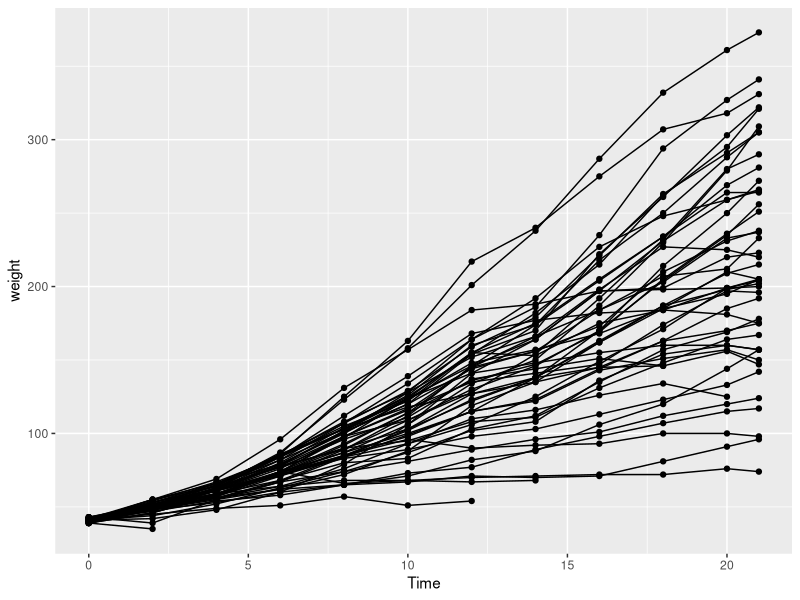
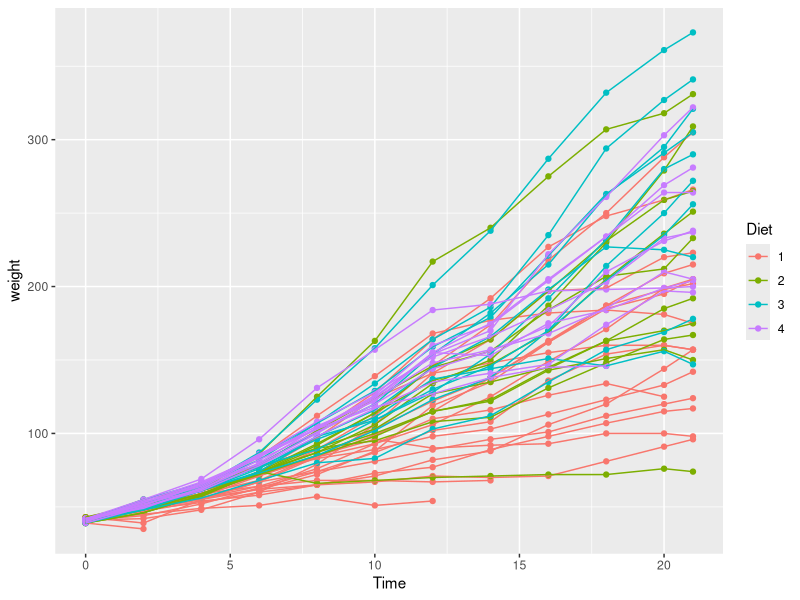
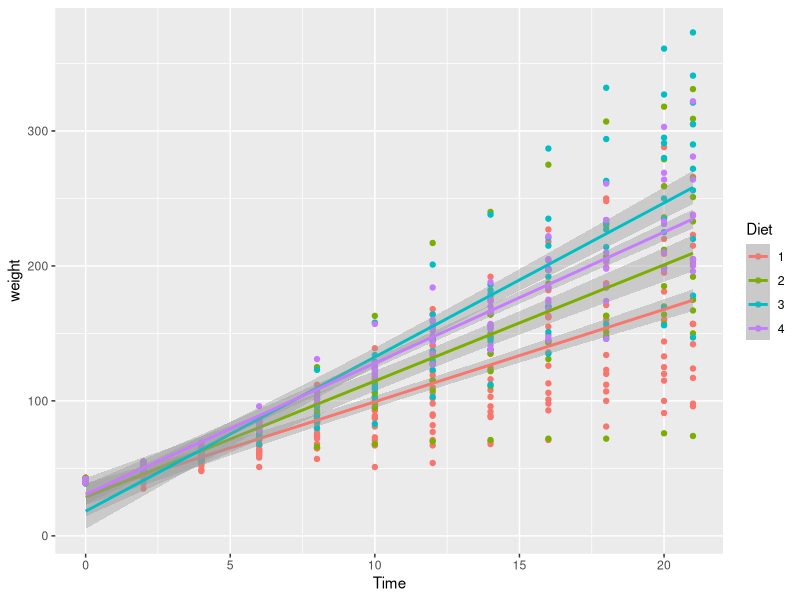
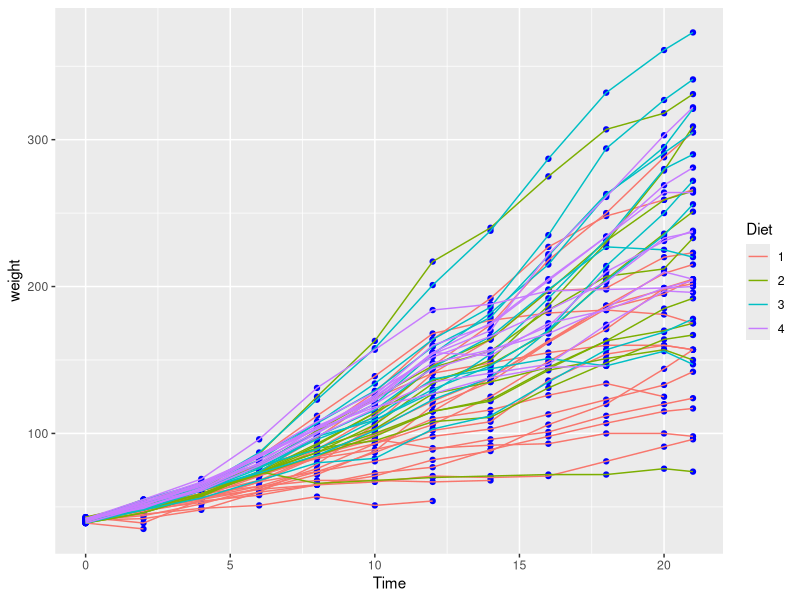
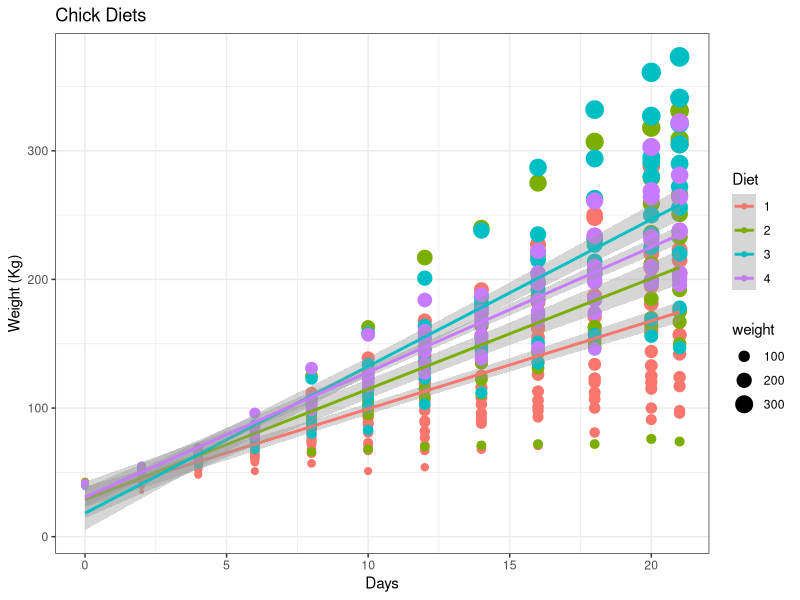

Here is the R script that generated these plots, in order: (Note: this script raises an error after producing the figures.)
# Day2_Plotting in R using ggplot2
# Michael Brown
# 30 January 2019

#loading Libraries

library(tidyverse)
library(ggplot2)

chicks <- datasets::ChickWeight
??ChickWeight

ggplot(data = chicks, aes(x = Time, y = weight)) +
  geom_point() +
  geom_line(aes(group = Chick))

ggplot(chicks, aes( x = Time, y = weight, colour = Diet)) +
  geom_point() +
  geom_line(aes(group = Chick))

ggplot(chicks, aes(x = Time, y = weight, colour = Diet)) +
  geom_point() +
  geom_smooth(method = "lm")

ggplot(chicks, aes(x = Time, y = weight, colour = Diet)) +
  geom_point(colour = "blue") + 
  geom_line(aes(group = Chick))

ggplot(chicks, aes(x = Time, y = weight, colour = Diet)) +
  geom_point(aes(size = weight)) +
  geom_smooth(method = "lm") +
  labs(x = "Days", y = "Weight (Kg)") +
  ggtitle("Chick Diets") +
  theme_bw()

# Comparing blade length and total length
ggplot(lam, aes(x = total_length, y = blade_length, colour = site)) +
  geom_point() +
  geom_line(aes(group = Ind))

# Thought this would look better with a line of best fit.
ggplot(lam, aes(x = total_length, y = blade_length, colour = site)) +
  geom_point() +
  geom_smooth(method = "lm")

# Facetting in ggplot
library(ggpubr)

ggplot(chicks, aes(x = Time, y = weight, colour = Diet)) +
  geom_point() +
  geom_smooth(method = "lm") +
  facet_wrap(~Diet, ncol = 1, nrow = 4)

chicks_2 <- chicks %>% 
  filter(Time == 21)

plot_1 <- ggplot(chicks, aes(x = Time, y = weight, colour = Diet)) +
  geom_point() +
  geom_line(aes(group = Chick)) +
labs(x = "days", y = "Weight (kg)") +
ggtitle("Chick Weights")
plot_1

plot_2 <- ggplot(chicks, aes(x = Time, y = weight, colour = Diet)) +
  geom_point() +
  geom_smooth(method = "lm") +
  labs(x = "days", y = "Weight (kg)") +
  ggtitle("Chick Weights 2")
plot_2

plot_3 <- ggplot(chicks_2, aes(x = weight)) +
  geom_histogram(aes(fill = Diet), position = "dodge", binwidth = 100) +
  labs(x = "Final_Mass (g)", y = "Count")
plot_3

plot_4 <- ggplot(chicks_2, aes(x = Diet, y = weight)) +
  geom_boxplot(aes(fill = Diet)) +
  labs(x = "Diet", y = "Final Mass (g)")
plot_4

plot_combined <- ggarrange(plot_1, plot_2, plot_3, plot_4)

## 3rd Library
library(boot)

urine <- boot::urine

??urine

urine %>% 
  select(-cond) #removes the conductivity column 

ggplot(data = urine, aes(x = osmo, y = ph)) +
  geom_point(aes(colour = cond))

ggplot(data = urine, aes(x = osmo, y = ph)) +
  geom_point(aes(colour = as.factor(r)))
